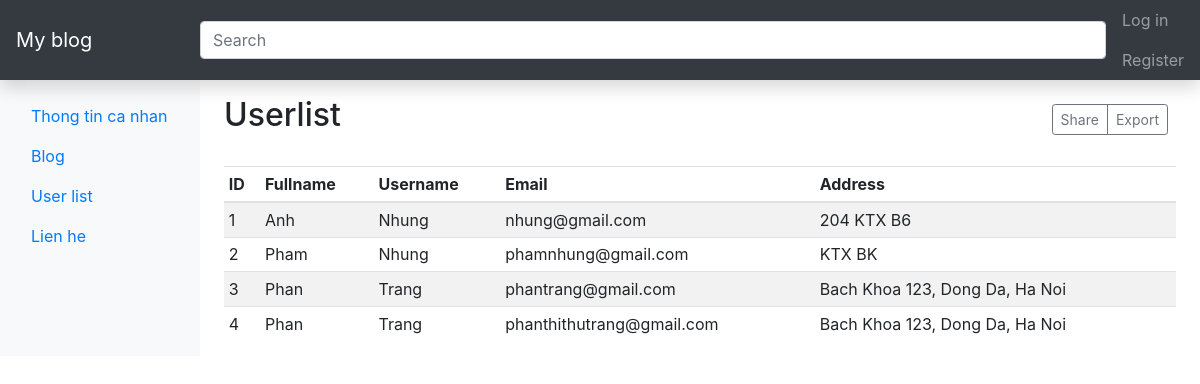
Before: /user_list/ with the older database file.
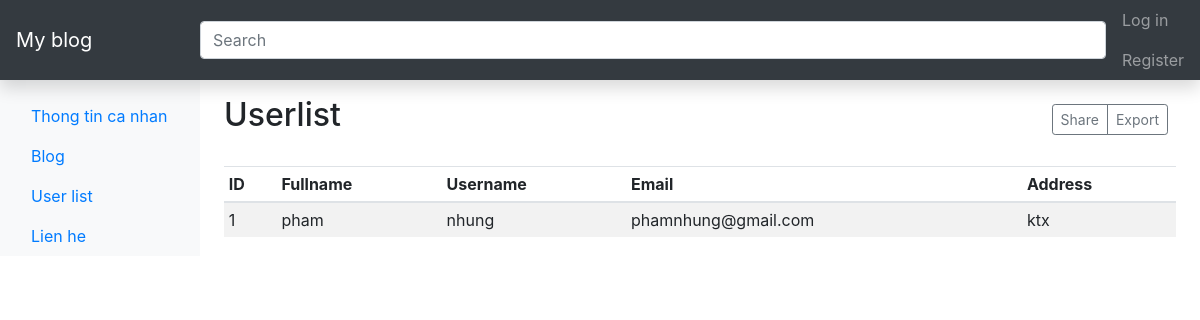
After: the same page with the newer database file.
### home/models.py (models this page shows)
class User(AbstractBaseUser, PermissionsMixin):
    email = models.EmailField(db_index=True, unique=True, max_length=254)
    first_name = models.CharField(max_length=240)
    last_name = models.CharField(max_length=255)
    address = models.CharField(max_length=255)
    is_staff = models.BooleanField(default=True)
    is_active = models.BooleanField(default=True)
    is_superuser = models.BooleanField(default=False)
    objects = CustomUserManager()
    USERNAME_FIELD = 'email'
    REQUIRED_FIELDS = ['first_name', 'last_name', 'address']
    class Meta:
        verbose_name = 'User'
        verbose_name_plural = 'Users'

### home/views.py (the view)
# urls.py: path('user_list/', views.UserListView.as_view(), name='user_list'),
class UserListView(ListView):
    model = User
    queryset = get_user_model().objects.all()
    template_name = 'pages/user_list.html'
    context_object_name = 'Users'
    paginate_by = 10  # maximum per page is 1 blog posts

### home/templates/pages/user_list.html (shortened to what this page needs)
{% extends "pages/base.html" %}
{% block page_name %}Userlist{% endblock %}
{% block content %}
<div class="table-responsive">
    <table class="table table-striped table-sm">
        <thead>
            <tr>
                <th>ID</th>
                <th>Fullname</th>
                <th>Username</th>
                <th>Email</th>
                <th>Address</th>
            </tr>
        </thead>
        <tbody>
            {% for user in Users %}
            <tr>
                <td>{{user.id}}</td>
                <td>{{user.first_name}}</td>
                <td>{{user.last_name}}</td>
                <td>{{user.email}}</td>
                <td>{{user.address}}</td>
            </tr>
            {% endfor %}
        </tbody>
    </table>
</div>
{% endblock %}

### home/templates/pages/base.html (shortened to what this page needs)
<!DOCTYPE html>
<html lang="en">
<head>
    {% load static %}
    <link rel="stylesheet" href=" {% static 'css/update/base.css' %}" type="text/css">
    <link rel="stylesheet" href=" {% static 'css/bootstrap.min.css' %}" type="text/css">
</head>
<body>
    <nav class="navbar navbar-dark sticky-top bg-dark flex-md-nowrap p-0 shadow">
        <a class="navbar-brand col-md-3 col-lg-2 mr-0 px-3" href="#">My blog</a>
        <input class="form-control form-control-dark w-100" type="text" placeholder="Search" aria-label="Search">
        <ul class="navbar-nav px-3">
            {% if user.email %}
            <li class="nav-item text-nowrap">
                <p>Hello {{user.first_name}}</p>
            </li>
            <li class="nav-item text-nowrap">
                <a class="nav-link" href="{% url 'logout'%}">Log out</a>
            </li>
            {% else %}
            <li class="nav-item text-nowrap">
                <a class="nav-link" href="{% url 'login'%}">Log in</a>
            </li>
            <li class="nav-item text-nowrap">
                <a class="nav-link" href="{% url 'register'%}">Register</a>
            </li>
            {% endif %}
        </ul>
    </nav>
    <div class="container-fluid">
        <div class="row">
            <nav id="sidebarMenu" class="col-md-3 col-lg-2 d-md-block bg-light sidebar collapse">
                <div class="sidebar-sticky pt-3">
                    <ul class="nav flex-column">
                        <li class="nav-item">
                            <a class="nav-link" href="/">
                                Thong tin ca nhan
                            </a>
                        </li>
                        <li class="nav-item">
                            <a class="nav-link" href="{% url 'blog' %}">
                                Blog
                            </a>
                        </li>
                        <li class="nav-item">
                            <a class="nav-link" href="{% url 'user_list' %}">
                                User list<span class="sr-only">(current)</span>
                            </a>
                        </li>
                        <li class="nav-item">
                            <a class="nav-link" href="{% url 'contact' %}">
                                Lien he
                            </a>
                        </li>
                    </ul>
                </div>
            </nav>
            <main role="main" class="col-md-9 ml-sm-auto col-lg-10 px-md-4">
                <div class="d-flex justify-content-between flex-wrap flex-md-nowrap align-items-center pt-3 pb-2 mb-3 ">
                    <h1 class="h2">{% block page_name %}{% endblock %}</h1>
                    <div class="btn-toolbar mb-2 mb-md-0">
                        <div class="btn-group mr-2">
                            <button type="button" class="btn btn-sm btn-outline-secondary">Share</button>
                            <button type="button" class="btn btn-sm btn-outline-secondary">Export</button>
                        </div>
                    </div>
                </div>
                {% block content %}{% endblock %}
            </main>
        </div>
    </div>
</body>
</html>

### static/css/update/base.css (style rules this page uses)
:root { --primary-color: #cdecf7; --navbar-color:#2793ba; --sidebar-color:#034157; }
.row:last-child { flex-grow: 1; }

Changed rows visible on the page:
removed User: id "2", first_name "Pham", last_name "Nhung", email "phamnhung@gmail.com", address "KTX BK"
removed User: id "3", first_name "Phan", last_name "Trang", email "phantrang@gmail.com", address "Bach Khoa 123, Dong Da, Ha Noi"
removed User: id "4", first_name "Phan", last_name "Trang", email "phanthithutrang@gmail.com", address "Bach Khoa 123, Dong Da, Ha Noi"
changed User id 1: first_name "Anh" → "pham"; last_name "Nhung" → "nhung"; email "nhung@gmail.com" → "phamnhung@gmail.com"; address "204 KTX B6" → "ktx"
